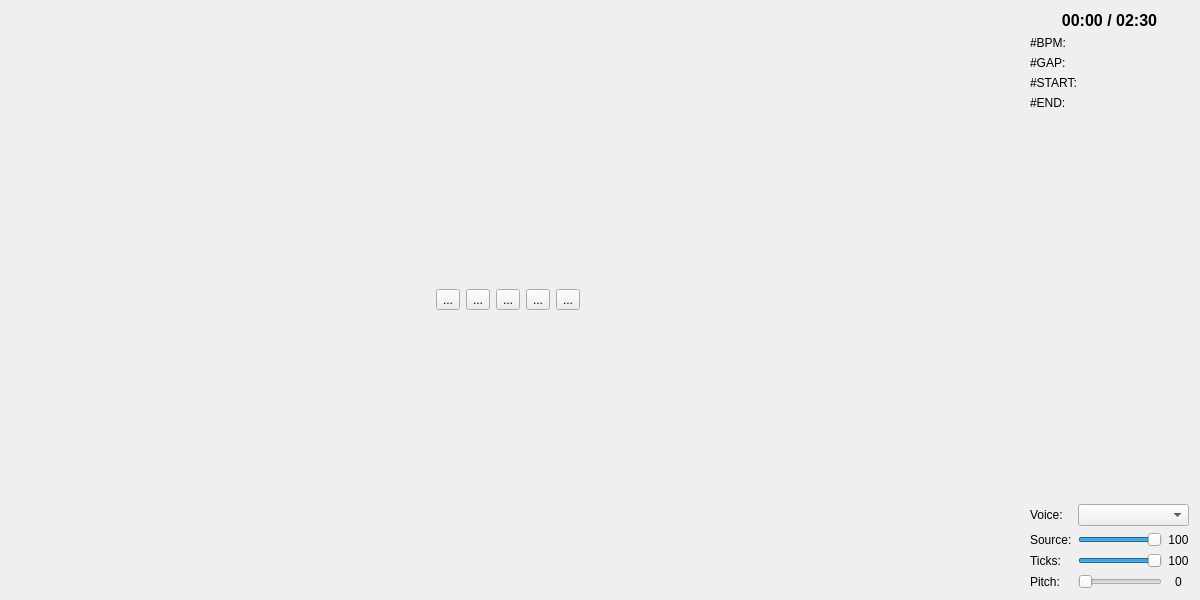
<?xml version="1.0" encoding="UTF-8"?>
<ui version="4.0">
 <class>Dialog</class>
 <widget class="QDialog" name="Dialog">
  <property name="geometry">
   <rect>
    <x>0</x>
    <y>0</y>
    <width>1200</width>
    <height>600</height>
   </rect>
  </property>
  <property name="windowTitle">
   <string>Dialog</string>
  </property>
  <layout class="QHBoxLayout" name="horizontalLayout">
   <item>
    <layout class="QVBoxLayout" name="layout_main">
     <item>
      <layout class="QHBoxLayout" name="layout_buttons">
       <item>
        <spacer name="horizontalSpacer">
         <property name="orientation">
          <enum>Qt::Orientation::Horizontal</enum>
         </property>
         <property name="sizeHint" stdset="0">
          <size>
           <width>40</width>
           <height>20</height>
          </size>
         </property>
        </spacer>
       </item>
       <item>
        <widget class="QToolButton" name="button_to_start">
         <property name="text">
          <string>...</string>
         </property>
         <property name="icon">
          <iconset resource="../resources/qt/resources.qrc">
           <normaloff>:/icons/control-skip-180.png</normaloff>:/icons/control-skip-180.png</iconset>
         </property>
         <property name="iconSize">
          <size>
           <width>20</width>
           <height>20</height>
          </size>
         </property>
        </widget>
       </item>
       <item>
        <widget class="QToolButton" name="button_backward">
         <property name="text">
          <string>...</string>
         </property>
         <property name="icon">
          <iconset resource="../resources/qt/resources.qrc">
           <normaloff>:/icons/control-double-180.png</normaloff>:/icons/control-double-180.png</iconset>
         </property>
         <property name="iconSize">
          <size>
           <width>20</width>
           <height>20</height>
          </size>
         </property>
        </widget>
       </item>
       <item>
        <widget class="QToolButton" name="button_pause">
         <property name="text">
          <string>...</string>
         </property>
         <property name="icon">
          <iconset resource="../resources/qt/resources.qrc">
           <normaloff>:/icons/control-pause.png</normaloff>:/icons/control-pause.png</iconset>
         </property>
         <property name="iconSize">
          <size>
           <width>20</width>
           <height>20</height>
          </size>
         </property>
         <property name="checkable">
          <bool>true</bool>
         </property>
        </widget>
       </item>
       <item>
        <widget class="QToolButton" name="button_forward">
         <property name="text">
          <string>...</string>
         </property>
         <property name="icon">
          <iconset resource="../resources/qt/resources.qrc">
           <normaloff>:/icons/control-double.png</normaloff>:/icons/control-double.png</iconset>
         </property>
         <property name="iconSize">
          <size>
           <width>20</width>
           <height>20</height>
          </size>
         </property>
        </widget>
       </item>
       <item>
        <widget class="QToolButton" name="button_to_end">
         <property name="text">
          <string>...</string>
         </property>
         <property name="icon">
          <iconset resource="../resources/qt/resources.qrc">
           <normaloff>:/icons/control-skip.png</normaloff>:/icons/control-skip.png</iconset>
         </property>
         <property name="iconSize">
          <size>
           <width>20</width>
           <height>20</height>
          </size>
         </property>
        </widget>
       </item>
       <item>
        <spacer name="horizontalSpacer_2">
         <property name="orientation">
          <enum>Qt::Orientation::Horizontal</enum>
         </property>
         <property name="sizeHint" stdset="0">
          <size>
           <width>40</width>
           <height>20</height>
          </size>
         </property>
        </spacer>
       </item>
      </layout>
     </item>
    </layout>
   </item>
   <item>
    <spacer name="horizontalSpacer_3">
     <property name="orientation">
      <enum>Qt::Orientation::Horizontal</enum>
     </property>
     <property name="sizeType">
      <enum>QSizePolicy::Policy::Minimum</enum>
     </property>
     <property name="sizeHint" stdset="0">
      <size>
       <width>20</width>
       <height>20</height>
      </size>
     </property>
    </spacer>
   </item>
   <item>
    <layout class="QVBoxLayout" name="layout_extra">
     <item>
      <widget class="QLabel" name="label_time">
       <property name="font">
        <font>
         <pointsize>12</pointsize>
         <bold>true</bold>
        </font>
       </property>
       <property name="text">
        <string>00:00 / 02:30</string>
       </property>
       <property name="alignment">
        <set>Qt::AlignmentFlag::AlignCenter</set>
       </property>
      </widget>
     </item>
     <item>
      <widget class="QLabel" name="label_bpm">
       <property name="text">
        <string>#BPM: </string>
       </property>
      </widget>
     </item>
     <item>
      <widget class="QLabel" name="label_gap">
       <property name="text">
        <string>#GAP: </string>
       </property>
      </widget>
     </item>
     <item>
      <widget class="QLabel" name="label_start">
       <property name="text">
        <string>#START:</string>
       </property>
      </widget>
     </item>
     <item>
      <widget class="QLabel" name="label_end">
       <property name="text">
        <string>#END:</string>
       </property>
      </widget>
     </item>
     <item>
      <spacer name="verticalSpacer">
       <property name="orientation">
        <enum>Qt::Orientation::Vertical</enum>
       </property>
       <property name="sizeHint" stdset="0">
        <size>
         <width>20</width>
         <height>40</height>
        </size>
       </property>
      </spacer>
     </item>
     <item>
      <layout class="QGridLayout" name="gridLayout">
       <item row="2" column="2">
        <widget class="QLabel" name="label_ticks_volume">
         <property name="text">
          <string>100</string>
         </property>
         <property name="alignment">
          <set>Qt::AlignmentFlag::AlignCenter</set>
         </property>
        </widget>
       </item>
       <item row="0" column="0">
        <widget class="QLabel" name="label_voice">
         <property name="text">
          <string>Voice:</string>
         </property>
        </widget>
       </item>
       <item row="1" column="0">
        <widget class="QLabel" name="label">
         <property name="text">
          <string>Source:</string>
         </property>
        </widget>
       </item>
       <item row="1" column="1">
        <widget class="QSlider" name="slider_source">
         <property name="sizePolicy">
          <sizepolicy hsizetype="Minimum" vsizetype="Fixed">
           <horstretch>0</horstretch>
           <verstretch>0</verstretch>
          </sizepolicy>
         </property>
         <property name="maximum">
          <number>10</number>
         </property>
         <property name="singleStep">
          <number>1</number>
         </property>
         <property name="pageStep">
          <number>1</number>
         </property>
         <property name="value">
          <number>10</number>
         </property>
         <property name="orientation">
          <enum>Qt::Orientation::Horizontal</enum>
         </property>
        </widget>
       </item>
       <item row="1" column="2">
        <widget class="QLabel" name="label_source_volume">
         <property name="text">
          <string>100</string>
         </property>
         <property name="alignment">
          <set>Qt::AlignmentFlag::AlignCenter</set>
         </property>
        </widget>
       </item>
       <item row="3" column="0">
        <widget class="QLabel" name="label_3">
         <property name="text">
          <string>Pitch:</string>
         </property>
        </widget>
       </item>
       <item row="3" column="2">
        <widget class="QLabel" name="label_pitch_volume">
         <property name="text">
          <string>0</string>
         </property>
         <property name="alignment">
          <set>Qt::AlignmentFlag::AlignCenter</set>
         </property>
        </widget>
       </item>
       <item row="2" column="1">
        <widget class="QSlider" name="slider_ticks">
         <property name="sizePolicy">
          <sizepolicy hsizetype="Minimum" vsizetype="Fixed">
           <horstretch>0</horstretch>
           <verstretch>0</verstretch>
          </sizepolicy>
         </property>
         <property name="maximum">
          <number>10</number>
         </property>
         <property name="singleStep">
          <number>1</number>
         </property>
         <property name="pageStep">
          <number>1</number>
         </property>
         <property name="value">
          <number>10</number>
         </property>
         <property name="orientation">
          <enum>Qt::Orientation::Horizontal</enum>
         </property>
        </widget>
       </item>
       <item row="2" column="0">
        <widget class="QLabel" name="label_2">
         <property name="text">
          <string>Ticks:</string>
         </property>
        </widget>
       </item>
       <item row="0" column="1" colspan="2">
        <widget class="QComboBox" name="comboBox_voice"/>
       </item>
       <item row="3" column="1">
        <widget class="QSlider" name="slider_pitch">
         <property name="sizePolicy">
          <sizepolicy hsizetype="Minimum" vsizetype="Fixed">
           <horstretch>0</horstretch>
           <verstretch>0</verstretch>
          </sizepolicy>
         </property>
         <property name="maximum">
          <number>10</number>
         </property>
         <property name="pageStep">
          <number>1</number>
         </property>
         <property name="value">
          <number>0</number>
         </property>
         <property name="orientation">
          <enum>Qt::Orientation::Horizontal</enum>
         </property>
        </widget>
       </item>
      </layout>
     </item>
    </layout>
   </item>
  </layout>
 </widget>
 <resources>
  <include location="../resources/qt/resources.qrc"/>
 </resources>
 <connections/>
</ui>
